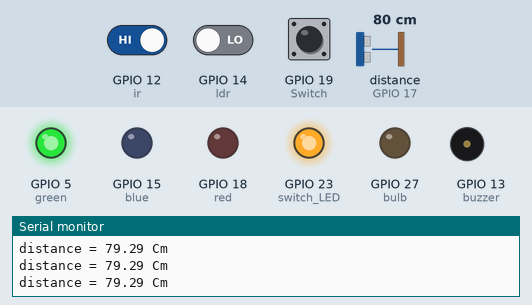
Bench run of a sketch on a simulated ESP32. On the bench: output pins drawn as LEDs (lit = HIGH), buzzer (waves = sounding, pin HIGH), the last lines printed to the serial monitor. Wiring (inferred from the names in the program): ultrasonic range finder: trigger GPIO 16; echo GPIO 17. Inputs (shaded band) come from the test bench; at power-on: distance to the obstacle (sensor on GPIO 17) 80 cm, GPIO 19 (Switch) HIGH, GPIO 12 (ir) HIGH, GPIO 14 (ldr) LOW. The echo pulse lasts 58.3 µs per cm; pins used as bus, display or sensor lines are not drawn.

Above: at 1.2 s.
1.3 s: distance to the obstacle (sensor on GPIO 17) set to 33 cm
2.8 s: distance to the obstacle (sensor on GPIO 17) set to 28 cm
At 3.2 s:
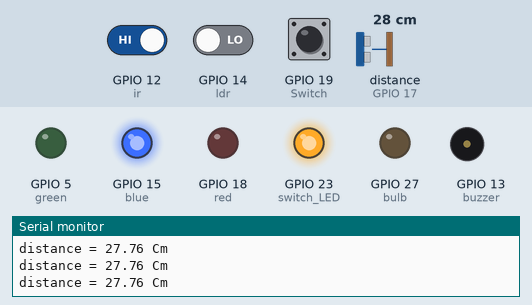
4.3 s: GPIO 19 (Switch) pulled LOW for 0.15 s
At 4.44 s:
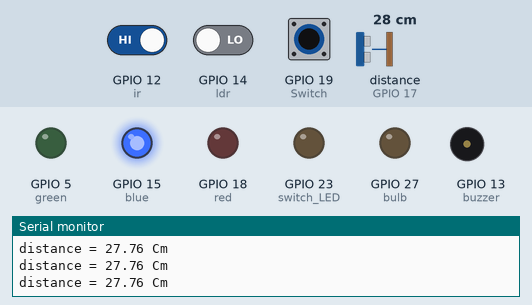
6.0 s: distance to the obstacle (sensor on GPIO 17) set to 18 cm
7.5 s: distance to the obstacle (sensor on GPIO 17) set to 13 cm
At 7.8 s:
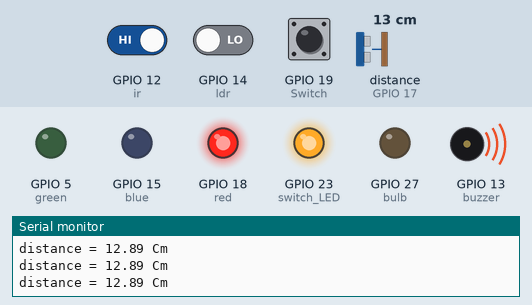
9.0 s: GPIO 19 (Switch) pulled LOW for 1 s
At 9.7 s:
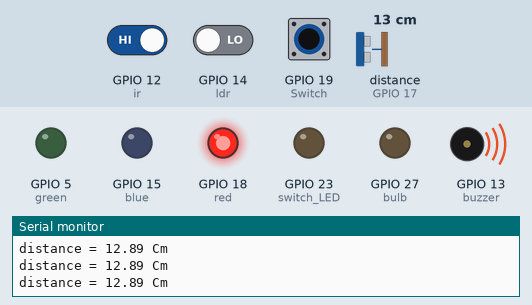
Timing chart, 0 to 12.0 s (numbered marks = the images above; inputs shaded):
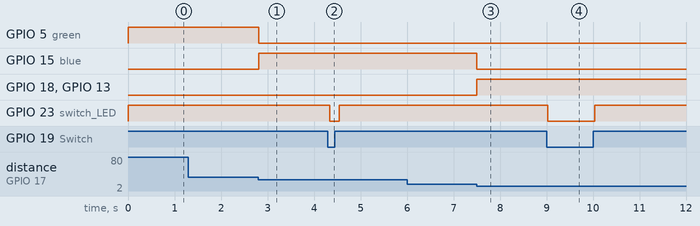

The sketch:

ir_LDR_switch_ultrasonic_with-flag.ino
```cpp
const int ir = 12;
const int buzzer = 13;
const int ldr = 14;
const int bulb = 27;
const int Switch = 19;
const int switch_LED = 23;
const int trig = 16;
const int echo = 17;
const int red = 18;
const int green = 5;
const int blue = 15;

int irState;
int ldrState;
int switchState;
long duration;
float distance;
bool buzzerAlarm;


void setup() {
  // put your setup code here, to run once:
  pinMode(ir, INPUT);
  pinMode(buzzer, OUTPUT);
  pinMode(ldr, INPUT);
  pinMode(bulb, OUTPUT);
  pinMode(Switch, INPUT_PULLUP);
  pinMode(switch_LED, OUTPUT);
  pinMode(trig, OUTPUT);
  pinMode(echo, INPUT);
  pinMode(red, OUTPUT);
  pinMode(green, OUTPUT);
  pinMode(blue, OUTPUT);

  Serial.begin(9600);
}

void loop() {
  // put your main code here, to run repeatedly:
  irState = digitalRead(ir);
  ldrState = digitalRead(ldr);
  switchState = digitalRead(Switch);

  buzzerAlarm = false;

  if (switchState == LOW) {
    digitalWrite(switch_LED, LOW);
    if (irState == LOW) {
    buzzerAlarm = true;
    }
    if (ldrState == HIGH) {
      digitalWrite(bulb, HIGH);
    } else {
      digitalWrite(bulb, LOW);
    }
  } else {
    digitalWrite(switch_LED, HIGH);
    digitalWrite(bulb, LOW);
  }
  digitalWrite(trig, LOW);
  delayMicroseconds(2);
  digitalWrite(trig, HIGH);
  delayMicroseconds(10);
  digitalWrite(trig, LOW);

  duration = pulseIn(echo, HIGH, 30000);
  distance = (duration * 0.034) / 2;

  if (distance > 0 && distance <= 15) {
    digitalWrite(red, HIGH);
    digitalWrite(green, LOW);
    digitalWrite(blue, LOW);
    buzzerAlarm = true;
  } else if (distance > 15 && distance <= 30) {
    digitalWrite(blue, HIGH);
    digitalWrite(green, LOW);
    digitalWrite(red, LOW);
  } else if (distance > 30) {
    digitalWrite(green, HIGH);
    digitalWrite(red, LOW);
    digitalWrite(blue, LOW);
  } else {
    digitalWrite(green, LOW);
    digitalWrite(blue, LOW);
    digitalWrite(red, LOW);
  }

  if (buzzerAlarm){
    digitalWrite(buzzer, HIGH);
  }else{
    digitalWrite(buzzer, LOW);
  }

  Serial.print("distance = ");
  Serial.print(distance);
  Serial.println(" Cm");
  delay(100);
}
```

Measured:
- the behaviour switches between 31 and 30 cm on distance to the obstacle (sensor on GPIO 17) (found by bisection; images 0 and 1)
- the behaviour switches between 16 and 15 cm on distance to the obstacle (sensor on GPIO 17) (found by bisection; images 2 and 3)
- after the input at 2.8 s, GPIO 5 (green): HIGH → LOW at once; GPIO 15 (blue): LOW → HIGH at once
- after the input at 4.3 s, GPIO 23 (switch_LED): HIGH → LOW at once, → HIGH 0.20 s later
- after the input at 7.5 s, GPIO 15 (blue): HIGH → LOW at once; GPIO 18 (red), GPIO 13 (buzzer): LOW → HIGH at once
- after the input at 9.0 s, GPIO 23 (switch_LED): HIGH → LOW at once, → HIGH 1.0 s later
